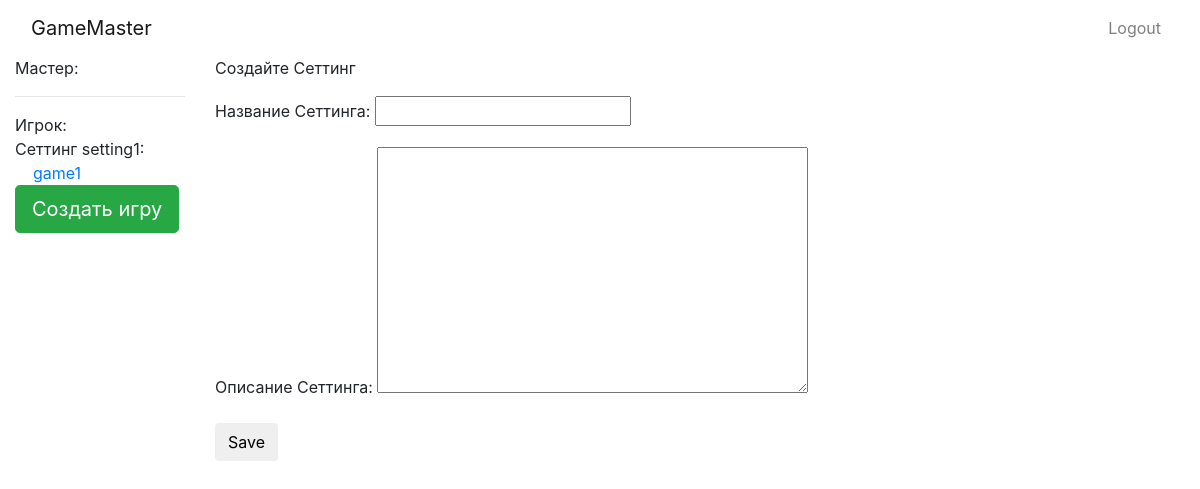
Before: /new/ (signed in) with the older database file.
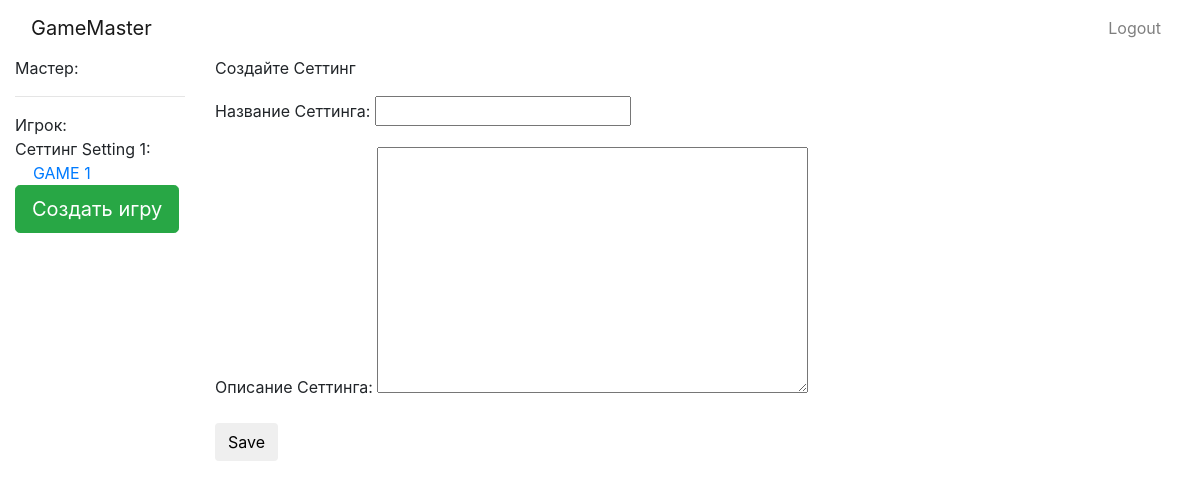
After: the same page with the newer database file.
### game/models.py (models this page shows, shortened)
class Setting(models.Model):
    owner = models.ForeignKey(User, on_delete=models.CASCADE)
    name = models.CharField(max_length=20)
    flavour = models.CharField(max_length=250)

class Game(models.Model):
    setting = models.ForeignKey(Setting, blank=False, on_delete=models.CASCADE)
    name = models.CharField(max_length=20)
    flavour = models.CharField(max_length=250)
    invite = models.CharField(max_length=16, unique=True)

### main/views.py (the view, shortened to what this page needs)
# urls.py: url(r'^new/?$', views.new_game, name='new_game'),
@login_required(redirect_field_name='index')
def new_game(request):
    settings = Setting.objects.filter(owner=request.user).all()
    if settings.__len__() == 0 or 'setting' in request.GET.keys():
        form = NewSettingForm(None)
        title = 'Создайте Сеттинг'
        action = 'setting'
    else:
        form = NewGameForm(user=request.user)  # , user=request.user)
        title = 'Создайте Игру'
        action = 'game'
    return render(request, 'main/newgame.html', {'form': form, 'title': title, 'action': action, 'menu': generate_menu(request)})

### game/forms.py
class NewSettingForm(forms.ModelForm):
    class Meta:
        model = Setting
        fields = ('name', 'flavour')
    name = forms.CharField(widget=forms.TextInput(), label='Название Сеттинга')
    flavour = forms.CharField(widget=forms.Textarea(), label='Описание Сеттинга')

### main/views.py (called while the page is built, shortened)
def generate_menu(request):
    playing = Players.objects.filter(user=request.user).all()
    playing_full = dict()
    for i in playing:
        if i.game.setting.name not in playing_full.keys():
            playing_full[i.game.setting.name] = list()
        playing_full[i.game.setting.name].append({'name': i.game.name,
                                                  'key': i.game.invite})
    owning = Setting.objects.filter(owner=request.user).all()
    owning_full = dict()
    return dict(playing=playing_full, owning=owning_full)

### main/templates/main/newgame.html (shortened to what this page needs)
{% extends 'main/gamemenu.html' %}
{% block mid %}
<div id="new_game">
    <p>{{ title }}</p>
    <form method="POST" id="newgameform" action="{% url 'new_game' %}">
    {{ form.as_p }}
    <button type="submit" class="save btn btn-default" id="newgamesave">Save</button>
    </form>
</div>
{% endblock %}

### main/templates/main/gamemenu.html (shortened to what this page needs)
{% extends 'main/gameindex.html' %}
{% block left %}
              Мастер:<BR>
<hr>
              Игрок:<BR>
              {% for key, value in menu.playing.items %}
               Сеттинг {{ key }}: <BR>
                {% for i in value %}
&nbsp;&nbsp;&nbsp;&nbsp;<a href="/game/join/{{ i.key }}">{{i.name}}</a><br>
                {% endfor %}
              {% endfor %}
                    <div class="pull-right">
                        <a class="btn btn-lg btn-success" id="newgame" href="{% url 'new_game' %}">
                        <span>Создать игру</span></a>
                    </div>
{% endblock %}

Changed rows visible on the page:
changed Game: invite "lQVJp0Ub7lESmA==" → "4LIgbF2HEh7Sxg==" (drawn)
Other visible differences:
new list line: "Сеттинг :"
new list line: "Setting 1"
new list line: "GAME 1"
list line gone: "Сеттинг :"
list line gone: "setting1"
list line gone: "game1"
